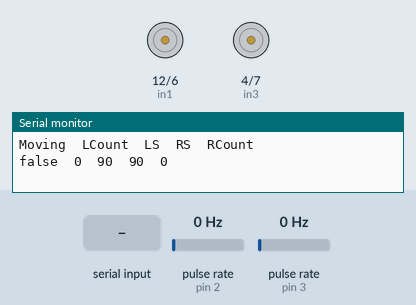
The sketch below on a simulated Arduino Uno, built with avr-gcc and run on an emulated ATmega328P. On the bench: motor-driver pin pairs drawn as motors (green arrow = first pin HIGH = forward, orange = second pin HIGH = backward, longer = more drive, scaled by the enable pin), the last lines printed to the serial monitor. Wiring (inferred from the names in the program): 2 × pulse sensor: data pin 2 / data pin 3. Inputs (shaded band) come from the test bench; at power-on: pulse rate (sensors on pin 2, pin 3) 0 Hz.

Above: at 0.8 s.
0.9 s: "w 45\n" received over Serial
At 1.3 s:
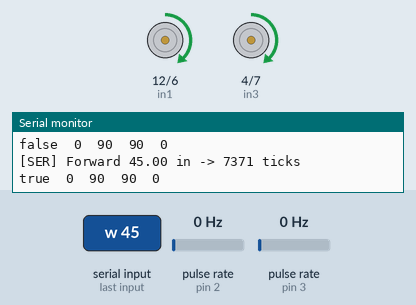
2.4 s: pulse rate (sensor on pin 2) set to 50 Hz
At 3.4 s:
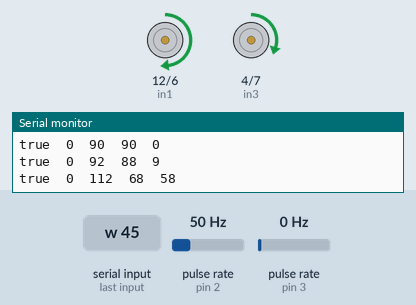
5.4 s: pulse rate (sensor on pin 3) set to 150 Hz
At 8.1 s:
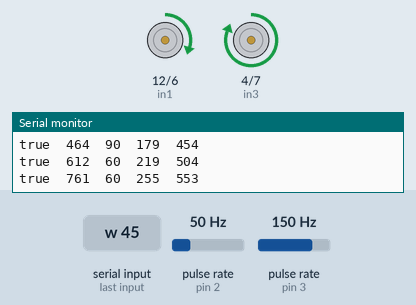
8.4 s: pulse rate (sensor on pin 2) set to 196 Hz
At 10.42 s:
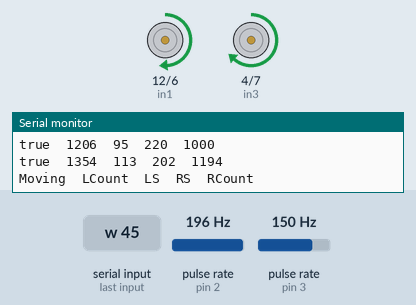
11.4 s: pulse rate (sensor on pin 3) set to 4 Hz
Timing chart, 0 to 14.4 s (numbered marks = the images above; inputs shaded):
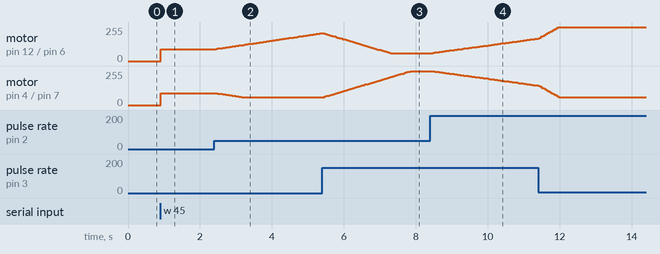

The sketch:

Mile2_cumulative_Nov_9.ino
```cpp
#include <Arduino.h>
#include <Arduino_FreeRTOS.h>
#include <timers.h>
#include <math.h>

/* ===================== MOTOR DRIVER PINS ===================== */
#define in1 12   // Right motor dir A
#define in2 6    // Right motor dir B
#define in3 4    // Left  motor dir A
#define in4 7    // Left  motor dir B

#define rightSpeedPin 5     // PWM (Right)
#define leftSpeedPin  11    // PWM (Left)

/* ===================== ENCODERS ===================== */
#define rightEncoderPin 2   // INT0 (Uno)
#define leftEncoderPin  3   // INT1 (Uno)

volatile unsigned long encoderRightCount = 0;
volatile unsigned long encoderLeftCount  = 0;

void encoderRightISR() { encoderRightCount++; }
void encoderLeftISR()  { encoderLeftCount++;  }

/* ===================== SPEED CONTROL STATE ===================== */
float rightSpeed = 90.0f;       // PWM duty (0-255)
float leftSpeed  = 90.0f;
const float MIN_PWM = 60.0f;    // raise if a wheel sticks
bool moving = false;

/* ===================== WHEEL / ROBOT CONSTANTS ===================== */
const float WHEEL_DIAMETER = 2.6160;    // your wheel
const float CPR_OUTPUT        = 1346.2f;  // counts per wheel revolution (after gearbox)
const float TRACK_WIDTH_CM    = 16.5f;   // <--- set your robot's wheelbase (wheel-to-wheel)

/* Helpers */
inline float cmToIn(float cm) { return cm / 2.54f; }

/* ===================== FREERTOS TIMER ===================== */
TimerHandle_t xAdjustSpeeds;
TimerHandle_t xPrintStatus;

/* ===================== PROTOTYPES ===================== */
// Motion primitives
void rotateForward();
void rotateBackward();
void rotateRight();
void rotateLeft();
void brake();

// Balancer + telemetry
void adjustSpeeds(TimerHandle_t);
void printStatus(TimerHandle_t);

// Command parsing
void processCommand(const String& input, char &letter, float &number);

// Distance/angle conversions
long inchesToTicks(float inches);
long degreesToTicks(float deg);

// Executors that block until setpoint reached (cooperatively)
void runLinearTicks(long targetTicks, bool backward);
void runTurnTicks(long targetTicks, bool rightTurn);

// Serial reader task (USB Serial)
void taskSerial(void*);

/* ===================== SETUP ===================== */
void setup() {
  Serial.begin(9600);           // USB debug
  while (!Serial) {;}

  Serial.println(F("Rover ready. Commands over Serial: w N (in), b N (in), r N (deg), l N (deg), s 0"));

  // Motor control pins
  pinMode(in1, OUTPUT); pinMode(in2, OUTPUT);
  pinMode(in3, OUTPUT); pinMode(in4, OUTPUT);

  // PWM pins
  pinMode(rightSpeedPin, OUTPUT);
  pinMode(leftSpeedPin,  OUTPUT);
  analogWrite(rightSpeedPin, (int)lroundf(rightSpeed));
  analogWrite(leftSpeedPin,  (int)lroundf(leftSpeed));

  // Encoders
  pinMode(rightEncoderPin, INPUT_PULLUP);
  pinMode(leftEncoderPin,  INPUT_PULLUP);
  attachInterrupt(digitalPinToInterrupt(rightEncoderPin), encoderRightISR, CHANGE);
  attachInterrupt(digitalPinToInterrupt(leftEncoderPin),  encoderLeftISR,  CHANGE);

  // Timers: balancer @50ms, status @500ms
  xAdjustSpeeds = xTimerCreate("Adjust", pdMS_TO_TICKS(50),  pdTRUE, (void*)1, adjustSpeeds);
  xPrintStatus  = xTimerCreate("Status", pdMS_TO_TICKS(500), pdTRUE, (void*)0, printStatus);
  xTimerStart(xAdjustSpeeds, 0);
  xTimerStart(xPrintStatus,  0);

  // Serial command reader
  xTaskCreate(taskSerial, "Serial", 256, NULL, tskIDLE_PRIORITY + 2, NULL);

  vTaskStartScheduler();
}

void loop() { /* unused under FreeRTOS */ }

/* ===================== MOTION HELPERS ===================== */
void rotateForward() {
  digitalWrite(in1, HIGH); digitalWrite(in2, LOW);
  digitalWrite(in3, HIGH); digitalWrite(in4, LOW);
}
void rotateBackward() {
  digitalWrite(in1, LOW);  digitalWrite(in2, HIGH);
  digitalWrite(in3, LOW);  digitalWrite(in4, HIGH);
}
void rotateLeft() { // spin in place
  digitalWrite(in1, HIGH); digitalWrite(in2, LOW);
  digitalWrite(in3, LOW);  digitalWrite(in4, HIGH);
}
void rotateRight() { // spin in place
  digitalWrite(in1, LOW);  digitalWrite(in2, HIGH);
  digitalWrite(in3, HIGH); digitalWrite(in4, LOW);
}
void brake() {
  digitalWrite(in1, LOW); digitalWrite(in2, LOW);
  digitalWrite(in3, LOW); digitalWrite(in4, LOW);
  moving = false;
}

/* ===================== STRAIGHT-LINE BALANCER ===================== */
static long prevR = 0, prevL = 0;
static float iTerm = 0.0f;

void adjustSpeeds(TimerHandle_t) {
  if (!moving) return;

  noInterrupts();
  unsigned long rCnt = encoderRightCount;
  unsigned long lCnt = encoderLeftCount;
  interrupts();

  long dR = (long)rCnt - prevR;
  long dL = (long)lCnt - prevL;
  prevR = (long)rCnt;
  prevL = (long)lCnt;

  long e = dR - dL;                 // positive => right faster
  const float Kp = 0.40f;           // tune 0.3–0.8
  const float Ki = 0.00f;           // add 0.005–0.015 when stable
  const float iMax = 25.0f;

  if (abs(e) < 1) e = 0;            // deadband
  iTerm += Ki * (float)e;
  if (iTerm > iMax)  iTerm = iMax;
  if (iTerm < -iMax) iTerm = -iMax;

  float u = Kp * (float)e + iTerm;  // correction

  rightSpeed -= u;                  // slow fast side
  leftSpeed  += u;                  // speed slow side

  if (rightSpeed > 255) rightSpeed = 255;
  if (leftSpeed  > 255) leftSpeed  = 255;
  if (rightSpeed < MIN_PWM) rightSpeed = MIN_PWM;
  if (leftSpeed  < MIN_PWM) leftSpeed  = MIN_PWM;

  analogWrite(rightSpeedPin, (int)lroundf(rightSpeed));
  analogWrite(leftSpeedPin,  (int)lroundf(leftSpeed));
}

void printStatus(TimerHandle_t) {
  static uint16_t line = 0;
  if ((line++ % 20) == 0) {
    Serial.println(F("Moving\tLCount\tLS\tRS\tRCount"));
  }
  noInterrupts();
  unsigned long rCnt = encoderRightCount;
  unsigned long lCnt = encoderLeftCount;
  interrupts();

  Serial.print(moving ? F("true") : F("false")); Serial.print('\t');
  Serial.print(lCnt);  Serial.print('\t');
  Serial.print((int)lroundf(leftSpeed));  Serial.print('\t');
  Serial.print((int)lroundf(rightSpeed)); Serial.print('\t');
  Serial.println(rCnt);
}

/* ===================== COMMAND PARSER ===================== */
void processCommand(const String& input, char &letter, float &number) {
  String cmd = input; cmd.trim();
  letter = 0; number = 0.0f;
  if (cmd.length() == 0) return;

  letter = cmd.charAt(0);
  int sp = cmd.indexOf(' ');
  if (sp > 0) number = cmd.substring(sp + 1).toFloat();
}

/* ===================== CONVERSIONS ===================== */
long inchesToTicks(float inches) {
  // const float wheelDiameterIn = cmToIn(WHEEL_DIAMETER_CM);
  // const float circumferenceIn = PI * wheelDiameterIn;
  // float ticks = (inches * CPR_OUTPUT) / circumferenceIn;

  float  ticks = CPR_OUTPUT* inches / ( WHEEL_DIAMETER * 3.14159265);
  return lroundf(ticks);
}
// In-place turn: each wheel travels arc = (pi * track_width) * (deg/360)
long degreesToTicks(float deg) {
  const float arc_cm = PI * TRACK_WIDTH_CM * (deg / 360.0f);
  const float arc_in = cmToIn(arc_cm);
  return inchesToTicks(arc_in);
}

/* ===================== EXECUTORS (BLOCK UNTIL DONE) ===================== */
// Straight move until BOTH encoders reach target
void runLinearTicks(long targetTicks, bool backward) {
  noInterrupts();
  encoderLeftCount = 0;
  encoderRightCount = 0;
  interrupts();
  prevL = 0; prevR = 0; iTerm = 0;

  // ensure PWM applied
  rightSpeed = max(rightSpeed, MIN_PWM);
  leftSpeed  = max(leftSpeed,  MIN_PWM);
  analogWrite(rightSpeedPin, (int)lroundf(rightSpeed));
  analogWrite(leftSpeedPin,  (int)lroundf(leftSpeed));

  moving = true;  // start motion tracking

  if (backward) rotateBackward(); else rotateForward();

  while (true) {
    noInterrupts();
    unsigned long l = encoderLeftCount;
    unsigned long r = encoderRightCount;
    interrupts();

    if (l >= (unsigned long)targetTicks && r >= (unsigned long)targetTicks) {
      break;
    }
    vTaskDelay(pdMS_TO_TICKS(10)); // cooperative wait
  }
  brake();
  moving = false; // stop motion tracking
}

// In-place turn until BOTH encoders reach arc ticks
void runTurnTicks(long targetTicks, bool rightTurn) {
  noInterrupts();
  encoderLeftCount = 0;
  encoderRightCount = 0;
  interrupts();
  prevL = 0; prevR = 0; iTerm = 0;

  rightSpeed = max(rightSpeed, MIN_PWM);
  leftSpeed  = max(leftSpeed,  MIN_PWM);
  analogWrite(rightSpeedPin, (int)lroundf(rightSpeed));
  analogWrite(leftSpeedPin,  (int)lroundf(leftSpeed));

  moving = true; // start motion tracking

  if (rightTurn) rotateRight(); else rotateLeft();

  while (true) {
    noInterrupts();
    unsigned long l = encoderLeftCount;
    unsigned long r = encoderRightCount;
    interrupts();

    if (l >= (unsigned long)targetTicks && r >= (unsigned long)targetTicks) {
      break;
    }
    vTaskDelay(pdMS_TO_TICKS(10));
  }
  brake();
  moving = false; // stop motion tracking
}

/* ===================== USB SERIAL TASK ===================== */
void taskSerial(void*) {
  Serial.setTimeout(50);
  for (;;) {
    if (Serial.available()) {
      String line = Serial.readStringUntil('\n'); // newline-terminated
      char cmd; float val;
      processCommand(line, cmd, val);

      switch (cmd) {
        case 'w': { // forward inches
          long ticks = inchesToTicks(val);
          Serial.print(F("[SER] Forward ")); Serial.print(val);
          Serial.print(F(" in -> ")); Serial.print(ticks); Serial.println(F(" ticks"));
          runLinearTicks(ticks, /*backward=*/false);
          break;
        }
        case 'b': { // backward inches
          long ticks = inchesToTicks(val);
          Serial.print(F("[SER] Backward ")); Serial.print(val);
          Serial.print(F(" in -> ")); Serial.print(ticks); Serial.println(F(" ticks"));
          runLinearTicks(ticks, /*backward=*/true);
          break;
        }
        case 'r': { // right turn degrees
          long ticks = degreesToTicks(val);
          Serial.print(F("[SER] Right ")); Serial.print(val);
          Serial.print(F(" deg -> ")); Serial.print(ticks); Serial.println(F(" ticks"));
          runTurnTicks(ticks, /*rightTurn=*/true);
          break;
        }
        case 'l': { // left turn degrees
          long ticks = degreesToTicks(val);
          Serial.print(F("[SER] Left ")); Serial.print(val);
          Serial.print(F(" deg -> ")); Serial.print(ticks); Serial.println(F(" ticks"));
          runTurnTicks(ticks, /*rightTurn=*/false);
          break;
        }
        case 'x': { // stop now
          Serial.println(F("[SER] Stop"));
          brake();
          break;
        }
        default:
          if (line.length() > 0) {
            Serial.print(F("[SER] Unknown: "));
            Serial.println(line);
          }
          break;
      }
    }
    vTaskDelay(pdMS_TO_TICKS(20));
  }
}
```

Measured:
- after the input at 0.9 s, motor on pin 12 (in1) / pin 6 (in2), motor on pin 4 (in3) / pin 7 (in4): stopped → forward 90/255 at once
- after the input at 2.4 s, motor on pin 12 (in1) / pin 6 (in2): moves from forward 90/255 to forward 209/255 over 2.9 s, starting after 0.05 s; motor on pin 4 (in3) / pin 7 (in4): moves from forward 90/255 to forward 60/255 over 0.72 s, starting after 0.05 s
- after the input at 5.4 s, motor on pin 4 (in3) / pin 7 (in4): moves from forward 60/255 to forward 255/255 over 2.4 s, starting after 0.06 s
- after the input at 8.4 s, motor on pin 12 (in1) / pin 6 (in2): moves from forward 60/255 to forward 168/255 over 2.9 s, starting after 0.08 s; motor on pin 4 (in3) / pin 7 (in4): moves from forward 255/255 to forward 147/255 over 2.9 s, starting after 0.08 s
